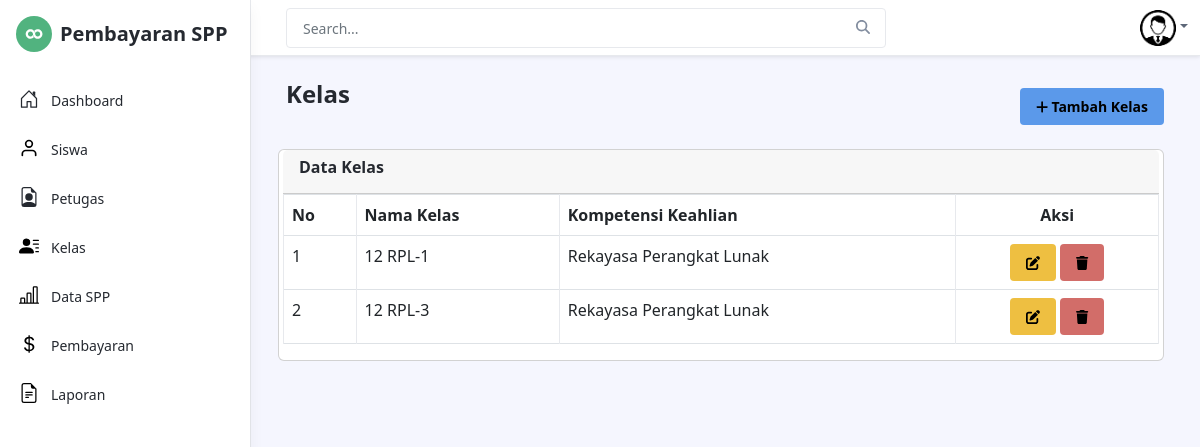
Screenshot of /admin/kelas.php with the database file from the repository.
### tables this page shows
CREATE TABLE `kelas` (
  `id_kelas` int(11) NOT NULL,
  `nama_kelas` varchar(50) NOT NULL,
  `kompetensi_keahlian` varchar(50) NOT NULL
);

### admin/kelas.php (the view, shortened to what this page needs)
<?php
include('../layouts/header.php');
include('../layouts/admin/bar.php');
include('../layouts/footer.php');
?>
<body class="app">
    <div class="app-wrapper">
	    <div class="app-content pt-3 p-md-3 p-lg-4">
		    <div class="container-xl">
            <div class="row g-3 mb-4 align-items-center justify-content-between">
				    <div class="col-auto">
                        <h1 class="app-page-title">Kelas</h1>
				    </div>
                    <div class="col-auto">
					    <div class="page-utilities">
						    <div class="row g-2 justify-content-start justify-content-md-end align-items-center">
                            <div class="col-auto">
								    <a class="btn btn-info btn-sm" data-bs-toggle="modal" data-bs-target="#Modal-tambah" href="#">
                                    <i class="fas fa-plus"></i>
									    Tambah Kelas
									</a>
							    </div>
                            </div>
                        </div>
                </div>
			    <div class="row g-2 mb-4">
                <div class="card card-nav-tabs">
                    <div class="card-header">
                        <div class="row">
                            <div class="col-6">
                                <h6>Data Kelas</h6>
                            </div>
                        </div>
                    </div>
                    <div class="table-responsive">
                    <table class="table table-bordered">
                        <thead>
                            <tr>
                            <th>No</th>
                            <th>Nama Kelas</th>
                            <th>Kompetensi Keahlian</th>
                            <th style="text-align: center">Aksi</th>
                            </tr>
                        </thead>
                        <tbody>
                        <?php
                        include'../core/koneksi.php';
                        $query = "SELECT * FROM kelas ORDER BY nama_kelas ASC";
                        $result = mysqli_query($koneksi, $query);
                        $no = 1;
                        while ($data = mysqli_fetch_assoc($result)) {
                    ?>
                            <tr>
                            <td><?php echo $no++ ?></td>
                            <td><?php echo $data['nama_kelas'] ?></td>
                            <td><?php echo $data['kompetensi_keahlian'] ?></td>
                            <td style="text-align: center">
                                <a href="edit_kelas.php?id=<?php echo $data['id_kelas']; ?>" class="btn btn-warning btn-sm" <?php echo $data['id_kelas']; ?>><i class="fas fa-edit"></i></a>
                                <a href="proses/hapus_kelas.php?id=<?php echo $data['id_kelas']; ?>" class="btn btn-danger btn-sm" data-bs-toggle="modal" data-bs-target="#Modal-hapus"><i class="fas fa-trash"></i></a>
                            </td>
                            </tr>
                        <?php
                        }
                        ?>
                    </tbody>
                    </table>
                    </div>
				    </div>
		    </div>
	    </div>
	    <br><br><br>
    </div>

### rows the page displays
kelas: nama_kelas "12 RPL-1", kompetensi_keahlian "Rekayasa Perangkat Lunak"
kelas: nama_kelas "12 RPL-3", kompetensi_keahlian "Rekayasa Perangkat Lunak"
